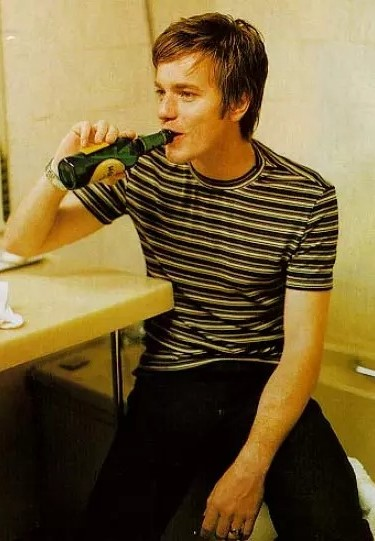
#> input picture latex-template/figures/ewan.jpg, 375 x 541 px
$ python lbp.py
#> lines starting #> are read from the running program, lines starting #| are printed output that depends on the picture
from skimage.transform import rotate
from skimage.feature import local_binary_pattern
from skimage import data, io
from skimage.color import label2rgb
import skimage
import numpy as np
import matplotlib.pyplot as plt
from PIL import Image
import cv2

# settings for LBP
radius = 3
n_points = 8 * radius


# 读取图像
image = cv2.imread('ewan.jpg')
#> image is the input picture: shape (541, 375, 3); mean B, G, R 58.3, 99.7, 119.9


# 转换为灰度图显示
image = cv2.cvtColor(image, cv2.COLOR_BGR2GRAY)
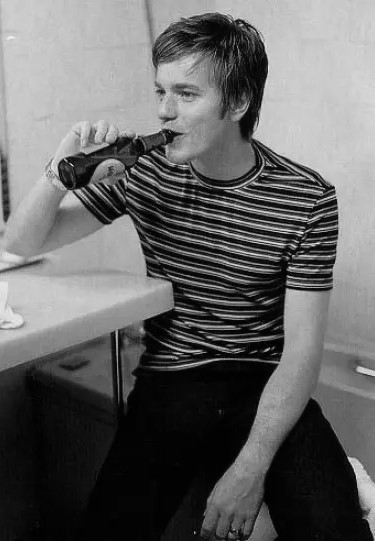
#> image: shape (541, 375); min 0, max 246, mean 101
plt.subplot(121)
plt.imshow(image, cmap='gray')
plt.axis('off')
plt.title('Gray')

# 处理
lbp = local_binary_pattern(image, n_points, radius)
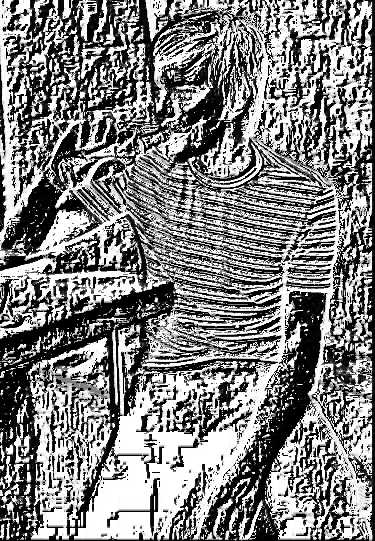
#> lbp: shape (541, 375) float64; min 0, max 16777215, mean 8567475.7; drawn with min black and max white

plt.subplot(122)
plt.imshow(lbp, cmap='gray')
plt.axis('off')
plt.title('LBP')

plt.tight_layout()
plt.show()
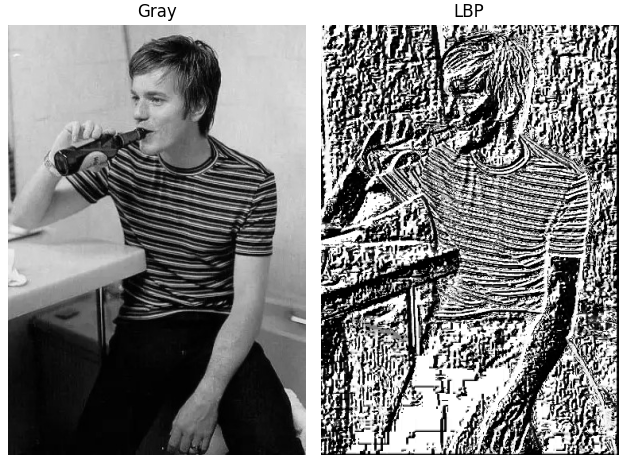
#> figure drawn by matplotlib, 2 panels
